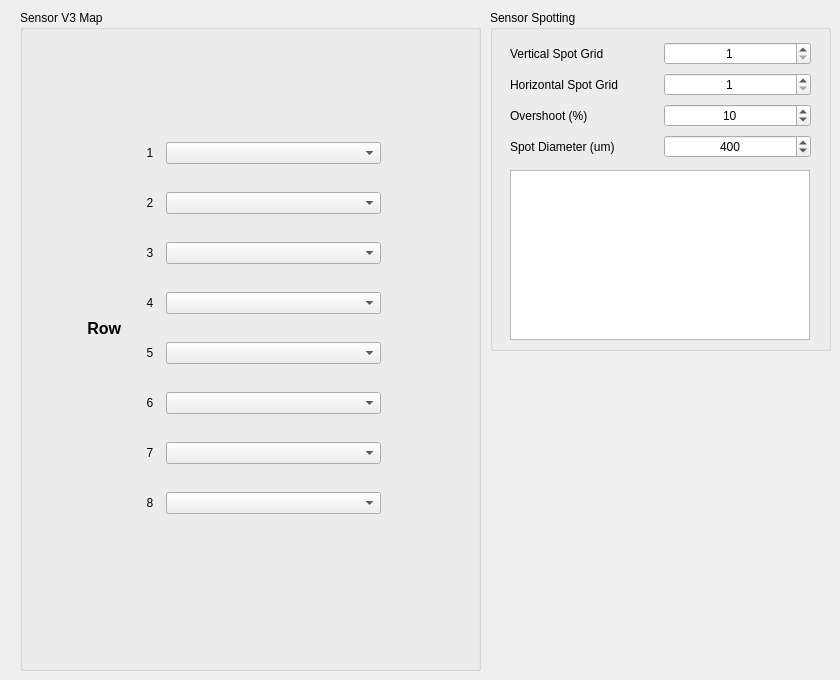
    <widget class="QWidget" name="page">
     <widget class="QGroupBox" name="groupBox_9">
      <property name="geometry">
       <rect>
        <x>20</x>
        <y>10</y>
        <width>461</width>
        <height>661</height>
       </rect>
      </property>
      <property name="title">
       <string>Sensor V3 Map</string>
      </property>
      <widget class="QLabel" name="label_59">
       <property name="geometry">
        <rect>
         <x>30</x>
         <y>310</y>
         <width>71</width>
         <height>16</height>
        </rect>
       </property>
       <property name="font">
        <font>
         <pointsize>12</pointsize>
         <weight>75</weight>
         <bold>true</bold>
        </font>
       </property>
       <property name="text">
        <string>Row</string>
       </property>
       <property name="alignment">
        <set>Qt::AlignRight|Qt::AlignTrailing|Qt::AlignVCenter</set>
       </property>
      </widget>
      <widget class="QWidget" name="gridLayoutWidget_10">
       <property name="geometry">
        <rect>
         <x>120</x>
         <y>110</y>
         <width>241</width>
         <height>421</height>
        </rect>
       </property>
       <layout class="QGridLayout" name="gridLayout_10">
        <item row="1" column="0">
         <widget class="QLabel" name="label_60">
          <property name="maximumSize">
           <size>
            <width>20</width>
            <height>16777215</height>
           </size>
          </property>
          <property name="text">
           <string>2</string>
          </property>
          <property name="alignment">
           <set>Qt::AlignCenter</set>
          </property>
         </widget>
        </item>
        <item row="0" column="0">
         <widget class="QLabel" name="label_61">
          <property name="maximumSize">
           <size>
            <width>20</width>
            <height>16777215</height>
           </size>
          </property>
          <property name="text">
           <string>1</string>
          </property>
          <property name="alignment">
           <set>Qt::AlignCenter</set>
          </property>
         </widget>
        </item>
        <item row="2" column="0">
         <widget class="QLabel" name="label_62">
          <property name="maximumSize">
           <size>
            <width>20</width>
            <height>16777215</height>
           </size>
          </property>
          <property name="text">
           <string>3</string>
          </property>
          <property name="alignment">
           <set>Qt::AlignCenter</set>
          </property>
         </widget>
        </item>
        <item row="3" column="0">
         <widget class="QLabel" name="label_63">
          <property name="maximumSize">
           <size>
            <width>20</width>
            <height>16777215</height>
           </size>
          </property>
          <property name="text">
           <string>4</string>
          </property>
          <property name="alignment">
           <set>Qt::AlignCenter</set>
          </property>
         </widget>
        </item>
        <item row="4" column="0">
         <widget class="QLabel" name="label_64">
          <property name="maximumSize">
           <size>
            <width>20</width>
            <height>16777215</height>
           </size>
          </property>
          <property name="text">
           <string>5</string>
          </property>
          <property name="alignment">
           <set>Qt::AlignCenter</set>
          </property>
         </widget>
        </item>
        <item row="5" column="0">
         <widget class="QLabel" name="label_65">
          <property name="maximumSize">
           <size>
            <width>20</width>
            <height>16777215</height>
           </size>
          </property>
          <property name="text">
           <string>6</string>
          </property>
          <property name="alignment">
           <set>Qt::AlignCenter</set>
          </property>
         </widget>
        </item>
        <item row="6" column="0">
         <widget class="QLabel" name="label_66">
          <property name="maximumSize">
           <size>
            <width>20</width>
            <height>16777215</height>
           </size>
          </property>
          <property name="text">
           <string>7</string>
          </property>
          <property name="alignment">
           <set>Qt::AlignCenter</set>
          </property>
         </widget>
        </item>
        <item row="7" column="0">
         <widget class="QLabel" name="label_67">
          <property name="maximumSize">
           <size>
            <width>20</width>
            <height>16777215</height>
           </size>
          </property>
          <property name="text">
           <string>8</string>
          </property>
          <property name="alignment">
           <set>Qt::AlignCenter</set>
          </property>
         </widget>
        </item>
        <item row="0" column="1">
         <widget class="QComboBox" name="comboBox_v3_1"/>
        </item>
        <item row="1" column="1">
         <widget class="QComboBox" name="comboBox_v3_2"/>
        </item>
        <item row="2" column="1">
         <widget class="QComboBox" name="comboBox_v3_3"/>
        </item>
        <item row="3" column="1">
         <widget class="QComboBox" name="comboBox_v3_4"/>
        </item>
        <item row="4" column="1">
         <widget class="QComboBox" name="comboBox_v3_5"/>
        </item>
        <item row="5" column="1">
         <widget class="QComboBox" name="comboBox_v3_6"/>
        </item>
        <item row="6" column="1">
         <widget class="QComboBox" name="comboBox_v3_7"/>
        </item>
        <item row="7" column="1">
         <widget class="QComboBox" name="comboBox_v3_8"/>
        </item>
       </layout>
      </widget>
     </widget>
     <widget class="QGroupBox" name="groupBox_10">
      <property name="geometry">
       <rect>
        <x>490</x>
        <y>10</y>
        <width>341</width>
        <height>341</height>
       </rect>
      </property>
      <property name="title">
       <string>Sensor Spotting</string>
      </property>
      <widget class="QWidget" name="gridLayoutWidget_11">
       <property name="geometry">
        <rect>
         <x>20</x>
         <y>30</y>
         <width>301</width>
         <height>121</height>
        </rect>
       </property>
       <layout class="QGridLayout" name="gridLayout_11">
        <item row="0" column="1">
         <widget class="QSpinBox" name="spin_vertGrid_v3">
          <property name="alignment">
           <set>Qt::AlignCenter</set>
          </property>
          <property name="minimum">
           <number>1</number>
          </property>
          <property name="maximum">
           <number>100</number>
          </property>
         </widget>
        </item>
        <item row="1" column="0">
         <widget class="QLabel" name="label_72">
          <property name="text">
           <string>Horizontal Spot Grid</string>
          </property>
         </widget>
        </item>
        <item row="0" column="0">
         <widget class="QLabel" name="label_71">
          <property name="text">
           <string>Vertical Spot Grid</string>
          </property>
         </widget>
        </item>
        <item row="1" column="1">
         <widget class="QSpinBox" name="spin_horGrid_v3">
          <property name="alignment">
           <set>Qt::AlignCenter</set>
          </property>
          <property name="minimum">
           <number>1</number>
          </property>
         </widget>
        </item>
        <item row="2" column="1">
         <widget class="QSpinBox" name="spin_overshootV3">
          <property name="alignment">
           <set>Qt::AlignCenter</set>
          </property>
          <property name="value">
           <number>10</number>
          </property>
         </widget>
        </item>
        <item row="2" column="0">
         <widget class="QLabel" name="label_74">
          <property name="text">
           <string>Overshoot (%)</string>
          </property>
         </widget>
        </item>
        <item row="3" column="0">
         <widget class="QLabel" name="label_75">
          <property name="text">
           <string>Spot Diameter (um)</string>
          </property>
         </widget>
        </item>
        <item row="3" column="1">
         <widget class="QSpinBox" name="spin_v3_spotSize">
          <property name="alignment">
           <set>Qt::AlignCenter</set>
          </property>
          <property name="maximum">
           <number>5000</number>
          </property>
          <property name="singleStep">
           <number>100</number>
          </property>
          <property name="value">
           <number>400</number>
          </property>
         </widget>
        </item>
       </layout>
      </widget>
      <widget class="QGraphicsView" name="graphicsView_SensorV3">
       <property name="geometry">
        <rect>
         <x>20</x>
         <y>160</y>
         <width>300</width>
         <height>170</height>
        </rect>
       </property>
      </widget>
     </widget>
    </widget>
